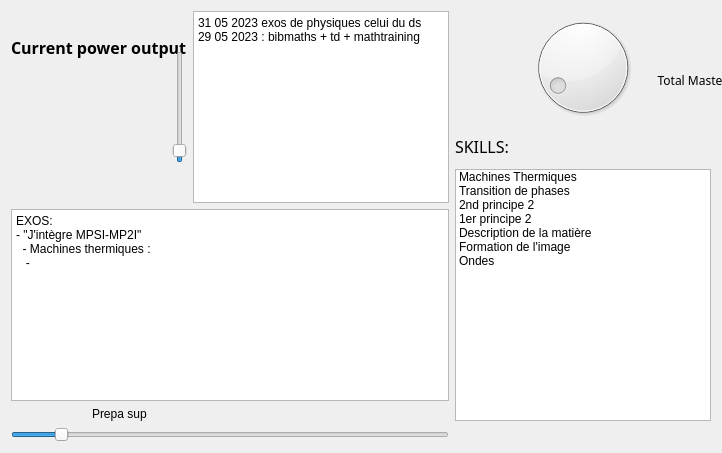
                 <widget class="QWidget" name="tabmain_3">
                  <attribute name="title">
                   <string>Overview</string>
                  </attribute>
                  <layout class="QGridLayout" name="gridLayout_14">
                   <item row="0" column="0" rowspan="2" colspan="3">
                    <widget class="QLabel" name="label_13">
                     <property name="font">
                      <font>
                       <family>Clean</family>
                       <pointsize>12</pointsize>
                       <weight>75</weight>
                       <italic>false</italic>
                       <bold>true</bold>
                      </font>
                     </property>
                     <property name="text">
                      <string>Current power output</string>
                     </property>
                    </widget>
                   </item>
                   <item row="0" column="3" rowspan="5">
                    <widget class="QPlainTextEdit" name="physiquequicktext">
                     <property name="plainText">
                      <string>31 05 2023 exos de physiques celui du ds 
29 05 2023 : bibmaths + td + mathtraining</string>
                     </property>
                    </widget>
                   </item>
                   <item row="0" column="4" rowspan="3">
                    <widget class="QDial" name="Mastery_3">
                     <property name="maximum">
                      <number>100</number>
                     </property>
                     <property name="value">
                      <number>8</number>
                     </property>
                     <property name="wrapping">
                      <bool>false</bool>
                     </property>
                    </widget>
                   </item>
                   <item row="1" column="2" rowspan="3">
                    <widget class="QSlider" name="verticalSlider_3">
                     <property name="font">
                      <font>
                       <italic>true</italic>
                      </font>
                     </property>
                     <property name="value">
                      <number>5</number>
                     </property>
                     <property name="orientation">
                      <enum>Qt::Vertical</enum>
                     </property>
                    </widget>
                   </item>
                   <item row="2" column="0" rowspan="2">
                    <widget class="QLabel" name="label_12">
                     <property name="sizePolicy">
                      <sizepolicy hsizetype="Minimum" vsizetype="Minimum">
                       <horstretch>0</horstretch>
                       <verstretch>0</verstretch>
                      </sizepolicy>
                     </property>
                     <property name="maximumSize">
                      <size>
                       <width>100</width>
                       <height>100</height>
                      </size>
                     </property>
                     <property name="text">
                      <string/>
                     </property>
                     <property name="pixmap">
                      <pixmap>res/prism.png</pixmap>
                     </property>
                     <property name="scaledContents">
                      <bool>true</bool>
                     </property>
                     <property name="indent">
                      <number>-1</number>
                     </property>
                    </widget>
                   </item>
                   <item row="3" column="4">
                    <widget class="QLabel" name="label_15">
                     <property name="font">
                      <font>
                       <family>Clean</family>
                       <pointsize>12</pointsize>
                      </font>
                     </property>
                     <property name="text">
                      <string>SKILLS:</string>
                     </property>
                    </widget>
                   </item>
                   <item row="4" column="4" rowspan="3">
                    <widget class="QListWidget" name="listWidget_3">
                     <item>
                      <property name="text">
                       <string>Machines Thermiques</string>
                      </property>
                     </item>
                     <item>
                      <property name="text">
                       <string>Transition de phases</string>
                      </property>
                     </item>
                     <item>
                      <property name="text">
                       <string>2nd principe 2</string>
                      </property>
                     </item>
                     <item>
                      <property name="text">
                       <string>1er principe 2</string>
                      </property>
                     </item>
                     <item>
                      <property name="text">
                       <string>Description de la matière</string>
                      </property>
                     </item>
                     <item>
                      <property name="text">
                       <string>Formation de l'image</string>
                      </property>
                     </item>
                     <item>
                      <property name="text">
                       <string>Ondes</string>
                      </property>
                     </item>
                    </widget>
                   </item>
                   <item row="5" column="0" colspan="4">
                    <widget class="QPlainTextEdit" name="plainTextEdit_13">
                     <property name="plainText">
                      <string>EXOS: 
- &quot;J'intègre MPSI-MP2I&quot;
  - Machines thermiques :
   -
</string>
                     </property>
                    </widget>
                   </item>
                   <item row="6" column="1" colspan="2">
                    <widget class="QLabel" name="label_14">
                     <property name="text">
                      <string>Prepa sup</string>
                     </property>
                    </widget>
                   </item>
                   <item row="7" column="0" colspan="4">
                    <widget class="QSlider" name="horizontalSlider_3">
                     <property name="value">
                      <number>10</number>
                     </property>
                     <property name="orientation">
                      <enum>Qt::Horizontal</enum>
                     </property>
                    </widget>
                   </item>
                  </layout>
                  <widget class="QLabel" name="label_11">
                   <property name="geometry">
                    <rect>
                     <x>650</x>
                     <y>50</y>
                     <width>91</width>
                     <height>61</height>
                    </rect>
                   </property>
                   <property name="font">
                    <font>
                     <family>ClearlyU</family>
                    </font>
                   </property>
                   <property name="text">
                    <string>Total Mastery</string>
                   </property>
                   <property name="alignment">
                    <set>Qt::AlignCenter</set>
                   </property>
                  </widget>
                 </widget>
